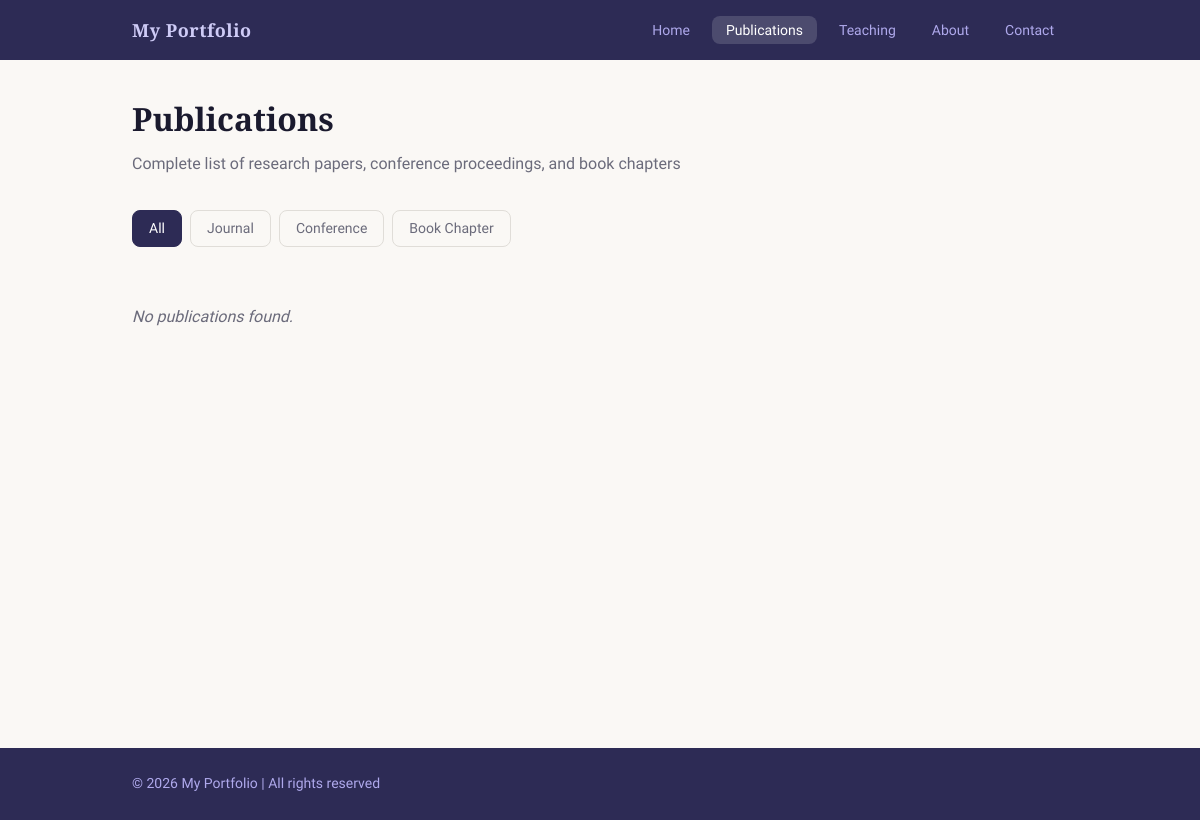
The app's page /publications, older data.
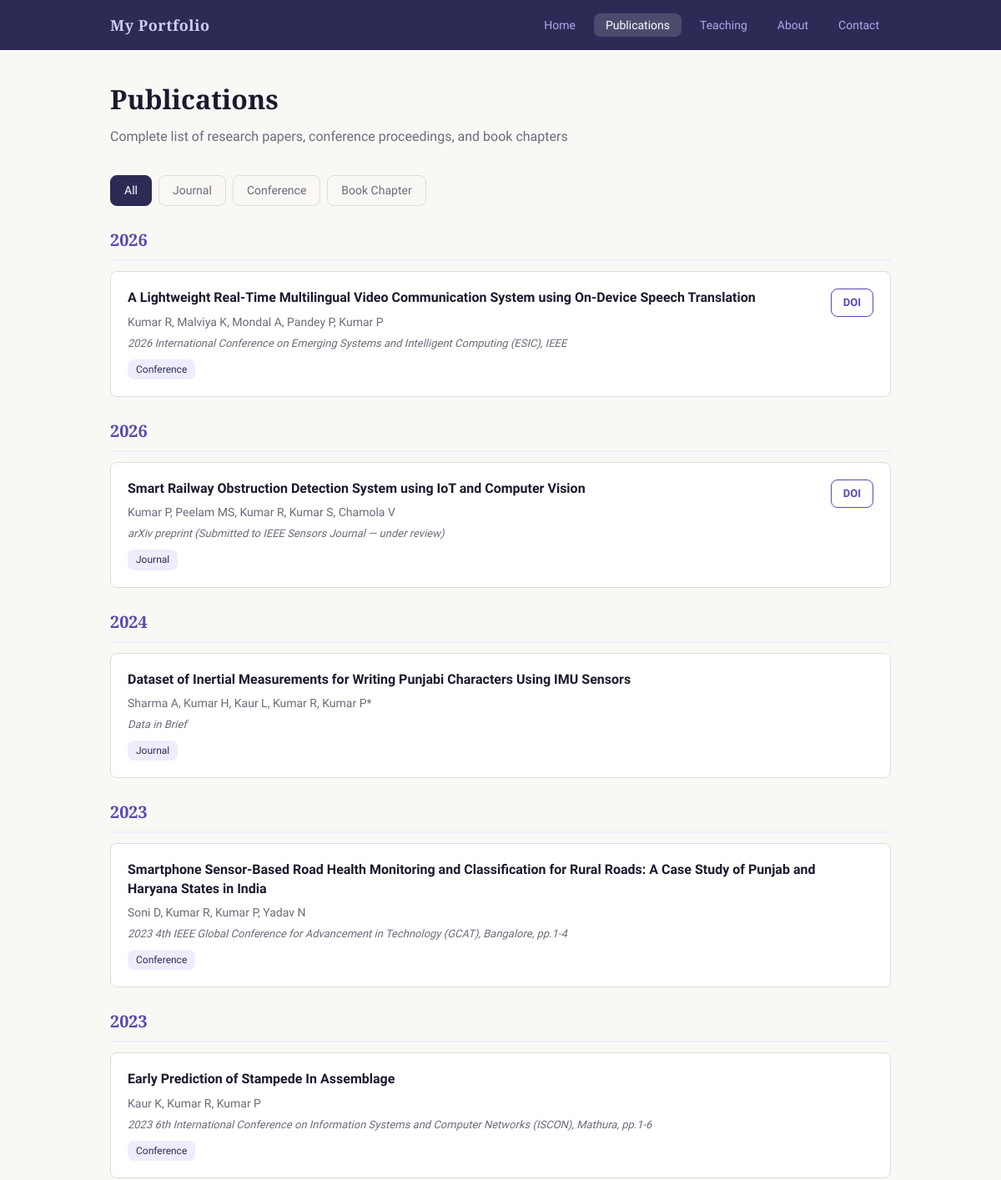
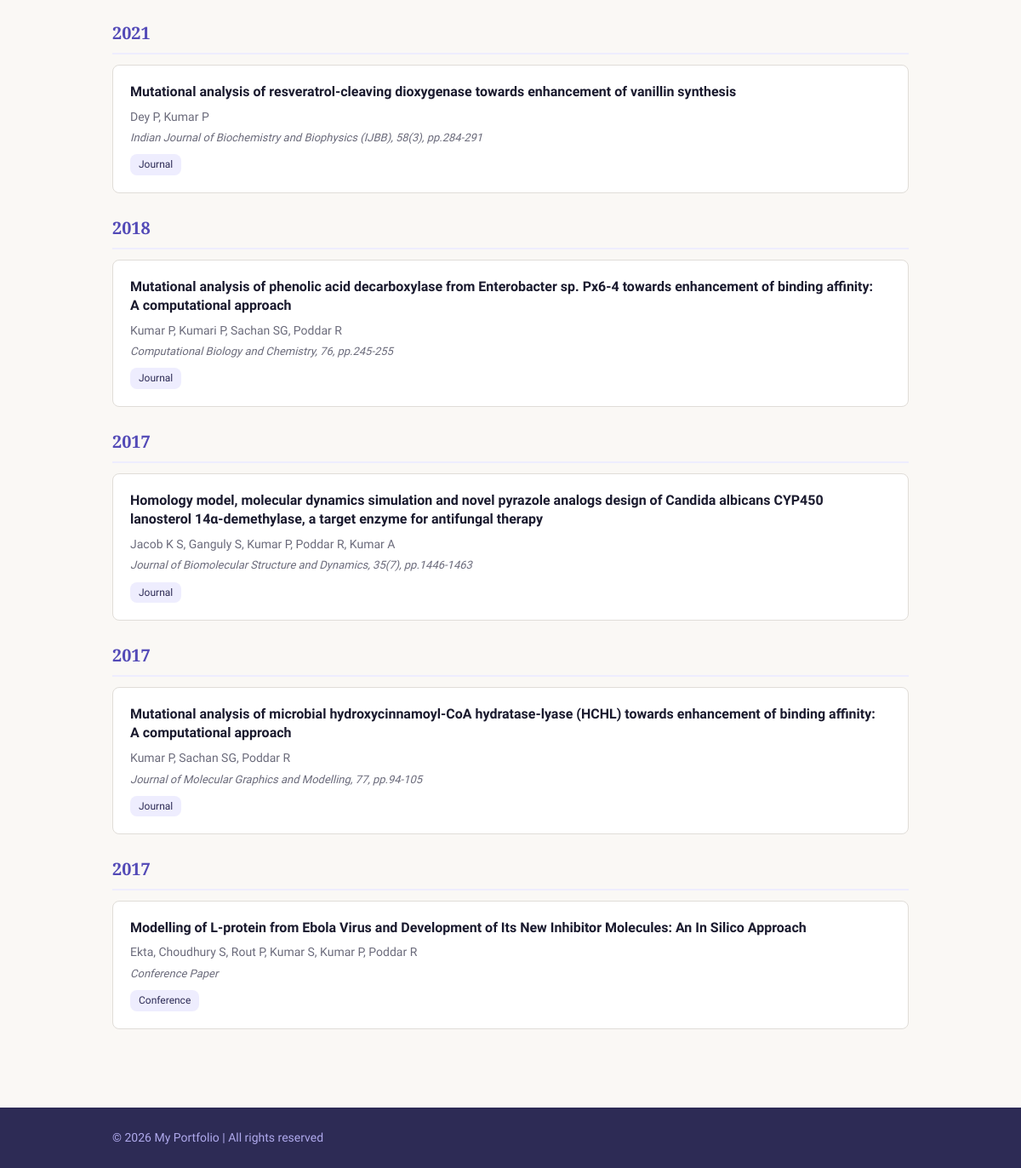
The same page, newer data (2 pictures, top to bottom).
### models.py (models this page shows)
class Publication(db.Model):
    id = db.Column(db.Integer, primary_key=True)
    title = db.Column(db.String(500), nullable=False)
    authors = db.Column(db.String(500))
    journal = db.Column(db.String(300))
    year = db.Column(db.Integer)
    category = db.Column(db.String(50))  # Journal, Conference, Book Chapter
    doi = db.Column(db.String(300))
    abstract = db.Column(db.Text)
    pdf_filename = db.Column(db.String(300))

### app.py (the view)
@app.route('/publications')
def publications():
    category = request.args.get('category', 'all')
    if category != 'all':
        papers = Publication.query.filter_by(category=category).order_by(Publication.year.desc()).all()
    else:
        papers = Publication.query.order_by(Publication.year.desc()).all()
    return render_template('publications.html', papers=papers, category=category)

### templates/publications.html (shortened to what this page needs)
{% extends 'base.html' %}
{% block content %}
<section class="page-header">
    <h1>Publications</h1>
    <p>Complete list of research papers, conference proceedings, and book chapters</p>
</section>
<section class="filter-section">
    <div class="filter-buttons">
        <a href="{{ url_for('publications', category='all') }}" class="filter-btn {{ 'active' if category == 'all' }}">All</a>
        <a href="{{ url_for('publications', category='Journal') }}" class="filter-btn {{ 'active' if category == 'Journal' }}">Journal</a>
        <a href="{{ url_for('publications', category='Conference') }}" class="filter-btn {{ 'active' if category == 'Conference' }}">Conference</a>
        <a href="{{ url_for('publications', category='Book Chapter') }}" class="filter-btn {{ 'active' if category == 'Book Chapter' }}">Book Chapter</a>
    </div>
</section>
<section class="publications-list">
    {% set current_year = None %}
    {% for paper in papers %}
        {% if paper.year != current_year %}
            {% set current_year = paper.year %}
            <h2 class="year-heading">{{ paper.year }}</h2>
        {% endif %}
        <div class="publication-card">
            <div class="publication-info">
                <h3>{{ paper.title }}</h3>
                <p class="paper-authors">{{ paper.authors }}</p>
                <p class="paper-journal">{{ paper.journal }}</p>
                <span class="paper-category">{{ paper.category }}</span>
            </div>
            <div class="publication-actions">
                {% if paper.doi %}
                    <a href="{{ paper.doi }}" target="_blank" class="btn-small btn-outline">DOI</a>
                {% endif %}
            </div>
        </div>
    {% else %}
        <p class="no-data">No publications found.</p>
    {% endfor %}
</section>
{% endblock %}

Row changes from the older to the newer data that the page shows:
added Publication: year "2026", title "A Lightweight Real-Time Multilingual Video Communication System using On-Device Speech Translation", authors "Kumar R, Malviya K, Mondal A, Pandey P, Kumar P", journal "2026 International Conference on Emerging Systems and Intelligent Computing (ESIC), IEEE", category "Conference"
added Publication: year "2026", title "Smart Railway Obstruction Detection System using IoT and Computer Vision", authors "Kumar P, Peelam MS, Kumar R, Kumar S, Chamola V", journal "arXiv preprint (Submitted to IEEE Sensors Journal — under review)", category "Journal"
added Publication: year "2024", title "Dataset of Inertial Measurements for Writing Punjabi Characters Using IMU Sensors", authors "Sharma A, Kumar H, Kaur L, Kumar R, Kumar P*", journal "Data in Brief", category "Journal"
added Publication: year "2023", title "Smartphone Sensor-Based Road Health Monitoring and Classification for Rural Roads: A Case Study of Punjab and Haryana States in India", authors "Soni D, Kumar R, Kumar P, Yadav N", journal "2023 4th IEEE Global Conference for Advancement in Technology (GCAT), Bangalore, pp.1-4", category "Conference"
added Publication: year "2023", title "Early Prediction of Stampede In Assemblage", authors "Kaur K, Kumar R, Kumar P", journal "2023 6th International Conference on Information Systems and Computer Networks (ISCON), Mathura, pp.1-6", category "Conference"
added Publication: year "2021", title "Mutational analysis of resveratrol-cleaving dioxygenase towards enhancement of vanillin synthesis", authors "Dey P, Kumar P", journal "Indian Journal of Biochemistry and Biophysics (IJBB), 58(3), pp.284-291", category "Journal"
added Publication: year "2018", title "Mutational analysis of phenolic acid decarboxylase from Enterobacter sp. Px6-4 towards enhancement of binding affinity: A computational approach", authors "Kumar P, Kumari P, Sachan SG, Poddar R", journal "Computational Biology and Chemistry, 76, pp.245-255", category "Journal"
added Publication: year "2017", title "Homology model, molecular dynamics simulation and novel pyrazole analogs design of Candida albicans CYP450 lanosterol 14α-demethylase, a target enzyme for antifungal therapy", authors "Jacob K S, Ganguly S, Kumar P, Poddar R, Kumar A", journal "Journal of Biomolecular Structure and Dynamics, 35(7), pp.1446-1463", category "Journal"
added Publication: year "2017", title "Mutational analysis of microbial hydroxycinnamoyl-CoA hydratase-lyase (HCHL) towards enhancement of binding affinity: A computational approach", authors "Kumar P, Sachan SG, Poddar R", journal "Journal of Molecular Graphics and Modelling, 77, pp.94-105", category "Journal"
added Publication: year "2017", title "Modelling of L-protein from Ebola Virus and Development of Its New Inhibitor Molecules: An In Silico Approach", authors "Ekta, Choudhury S, Rout P, Kumar S, Kumar P, Poddar R", journal "Conference Paper", category "Conference"
Text that changed along with them:
text no longer shown: "No publications found."
